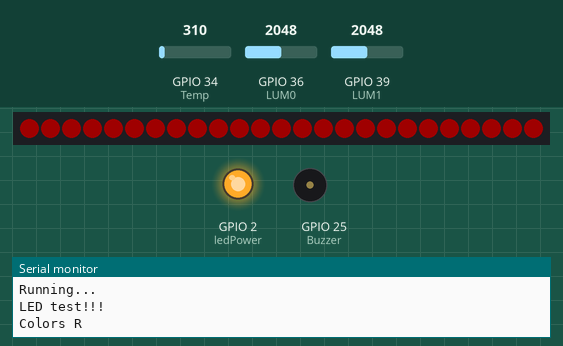
This program was run on a simulated ESP32. On the bench: 25 RGB LEDs in strip order, left to right, output pins drawn as LEDs (lit = HIGH), buzzer (waves = sounding), the last lines printed to the serial monitor. Inputs (shaded band) come from the test bench; at power-on: GPIO 34 (Temp) = 310, GPIO 36 (LUM0) = 2048, GPIO 39 (LUM1) = 2048. Dim RGB values are drawn brighter than linear; a WiFi scan finds three made-up networks.

Above: at 0.6 s.
At 3.7 s:
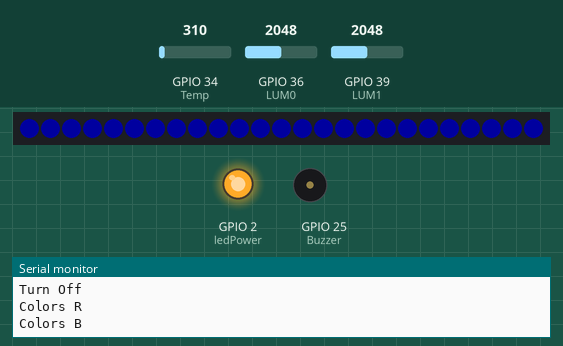
At 6.8 s:
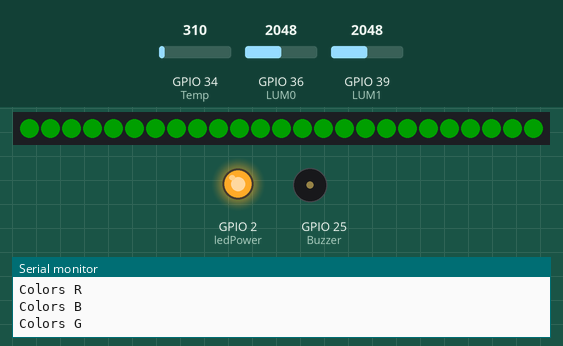
At 27.7 s:
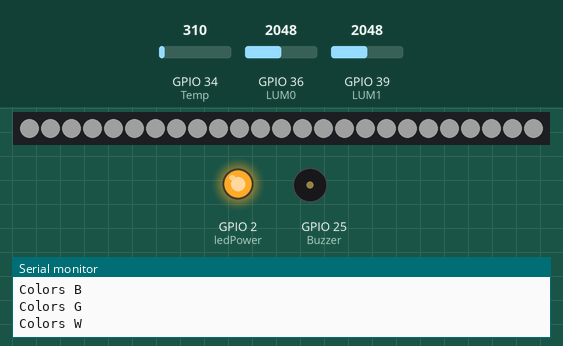
Timing chart, 0 to 40.0 s (numbered marks = the images above):
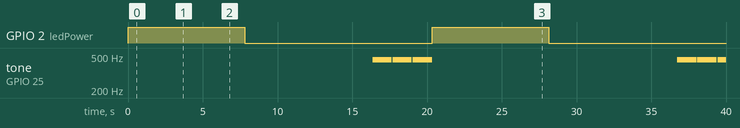

The program:

main.cpp
```cpp
/* BPI:bit Basic Function Test Code*/
#include <Arduino.h>
#include <NeoPixelBus.h>
#include "WiFi.h"

//global config
#define delay_ms 500
#define bout 3

int adTestFreq = 0;
int wifiTestFreq = 0;
int ledTestFreq = 0;
int BuzzerTestFreq = 0;

//Wi-Fi config
const char *ssid = "SSID";
const char *password = "PASSWORD";

//WS2812 config
const uint16_t PixelCount = 25;
const uint8_t PixelPin = 4;
NeoPixelBus<NeoGrbFeature, Neo800KbpsMethod> strip(PixelCount, PixelPin);

#define colorSaturation 32
#define ledPower 2

RgbColor red(colorSaturation, 0, 0);
RgbColor green(0, colorSaturation, 0);
RgbColor blue(0, 0, colorSaturation);
RgbColor white(colorSaturation);
RgbColor black(0);
HslColor hslRed(red);
HslColor hslGreen(green);
HslColor hslBlue(blue);
HslColor hslWhite(white);
HslColor hslBlack(black);

//ADC config
#define LUM0 36 //ADC1_CH0
#define LUM1 39 //ADC1_CH3
#define Temp 34 //ADC2_CH7

int LUM_Value0 = 0;
int LUM_Value1 = 0;
int Temp_value = 0;

//buzzer config
#define Buzzer 25

int brightness = 0;
int fadeAmount = 5;

#define LEDC_CHANNEL_0 0
#define LEDC_TIMER_13_BIT 13
#define LEDC_BASE_FREQ 450

//buttom config
#define BottonA 35
#define BottonB 27

/******************************************
**Function name    : ledcAnalogWrite     **
**Input parameters : LEDC_Channel/Value  **
**Output parameters: None                **
******************************************/
void ledcAnalogWrite(uint8_t channel, uint32_t value)
{
    // calculate duty, 8191 from 2 ^ 13 - 1 (2 ^ LEDC_TIMER_13_BIT - 1)
    //value_MAX = 255
    uint32_t duty = (8191 / 255) * value;
    // write duty to LEDC
    ledcWrite(channel, duty);
}

void setup()
{
    Serial.begin(115200); //Serial Port Config 115200-8-N-1
    while (!Serial)
        ; // wait for serial attach

    Serial.println();
    Serial.println("...........................");
    Serial.println("...........................");
    Serial.println("..   BPI:bit  on power   ..");
    Serial.println("...........................");
    Serial.println("...........................");
    Serial.flush();

    // this resets all the neopixels to an off state
    strip.Begin();
    strip.Show();

    Serial.println();
    Serial.println("BPI-BIT Function Test Demo");
    Serial.println("Running...");
    Serial.println();

    ledcSetup(LEDC_CHANNEL_0, LEDC_BASE_FREQ, LEDC_TIMER_13_BIT);
    ledcAttachPin(Buzzer, LEDC_CHANNEL_0);

    pinMode(ledPower,OUTPUT);
}

void loop()
{
    /*********************************
	 *********************************
	 ***Board:BPI-Webduino:BIT     ***
	 ***Function:LED(WS2812) Test  ***
	 *********************************
	 ********************************/
    Serial.println();
    Serial.println("LED test!!!");
    Serial.println();

    digitalWrite(ledPower,HIGH);//Open WS2812 Power

    for (ledTestFreq = 0; ledTestFreq < bout; ledTestFreq++)
    {
        int i;
        delay(delay_ms);
        Serial.println("Colors R");
        for (i = 0; i <= PixelCount - 1; i++)
        {
            strip.SetPixelColor(i, hslRed);
            strip.Show();
        }

        delay(delay_ms);
        Serial.println("Colors B");
        for (i = 0; i <= PixelCount - 1; i++)
        {
            strip.SetPixelColor(i, hslBlue);
            strip.Show();
        }

        delay(delay_ms);
        Serial.println("Colors G");
        for (i = 0; i <= PixelCount - 1; i++)
        {
            strip.SetPixelColor(i, hslGreen);
            strip.Show();
        }

        delay(delay_ms);
        Serial.println("Colors W");
        for (i = 0; i <= PixelCount - 1; i++)
        {
            strip.SetPixelColor(i, hslWhite);
            strip.Show();
        }

        delay(delay_ms);
        Serial.println("Turn Off");
        for (i = 0; i <= PixelCount - 1; i++)
        {
            strip.SetPixelColor(i, hslBlack);
            strip.Show();
        }

        Serial.println();
    }

    digitalWrite(ledPower, LOW);//Close WS2812 Power

    Serial.println("--Over--");

    /*****************************
	 *****************************
	 ***Board:BPI-Webduino:BIT ***
	 ***Function:ADC Test      ***
	 *****************************
	 ****************************/
    Serial.println();
    Serial.println("ADC test!!!");
    Serial.println();
    for (adTestFreq = 0; adTestFreq < bout; adTestFreq++)
    {
        // turn the LED on (HIGH is the voltage level)
        LUM_Value0 = analogRead(LUM0);
        LUM_Value1 = analogRead(LUM1);
        Temp_value = analogRead(Temp);

        Serial.println();
        Serial.println("----LUM&Temp Test(AD Test)----");

        //LUM0--ADC1_CH0-Pin:IO36
        Serial.print("LUM0:");
        Serial.print(LUM_Value0);
        Serial.println();

        //LUM1--ADC1_CH3-Pin:IO39
        Serial.print("LUM1:");
        Serial.print(LUM_Value1);
        Serial.println();

        //Temp--ADC2_CH7-Pin:IO27
        Serial.print("TEMP:");
        Serial.print(Temp_value);
        Serial.println();

        delay(1500);
        Serial.println();
    }

    Serial.println("--Over--");

    /*****************************
	 *****************************
	 ***Board:BPI-Webduino:BIT ***
	 ***Function:Wi-Fi Test    ***
	 *****************************
	 ****************************/
    Serial.println();
    Serial.println("Wi-Fi test!!!");
    Serial.println();

    // //Wi-Fi connect
    // Serial.print("Connecting to ");
    // Serial.println(ssid);
    // WiFi.begin(ssid, password);
    // while (WiFi.status() != WL_CONNECTED)
    // {
    //     delay(500);
    //     Serial.print(".");
    // }
    // Serial.println("WiFi connected");
    // Serial.println("IP address: ");
    // Serial.println(WiFi.localIP());
    // Serial.println("Setup done");
    // Serial.println("");
    // WiFi.disconnect();

    for (wifiTestFreq = 0; wifiTestFreq < 1; wifiTestFreq++)
    {
        Serial.println("scan start");

        // WiFi.scanNetworks will return the number of networks found
        int n = WiFi.scanNetworks();
        Serial.println("scan done");
        if (n == 0)
        {
            Serial.println("no networks found");
        }
        else
        {
            Serial.print(n);
            Serial.println(" networks found");
            for (int j = 0; j < n; ++j)
            {
                // Print SSID and RSSI for each network found
                Serial.print(j + 1);
                Serial.print(": ");
                Serial.print(WiFi.SSID(j));
                Serial.print(" (");
                Serial.print(WiFi.RSSI(j));
                Serial.print(")");
                Serial.println((WiFi.encryptionType(j) == WIFI_AUTH_OPEN) ? " " : "*");
                delay(10);
            }
        }
        Serial.println("");

        // Wait a bit before scanning again
        delay(2000);
    }

    Serial.println("--Over--");

    /*****************************
	 *****************************
	 ***Board:BPI-Webduino:BIT ***
	 ***Function:Buzzer Test   ***
	 *****************************
	 ****************************/
    Serial.println();
    Serial.println("Buzzer Test!!!");
    Serial.println();

    Serial.println("Buzzer is fading");
    for (BuzzerTestFreq = 0; BuzzerTestFreq < bout; BuzzerTestFreq++)
    {
        for (brightness = 0; brightness < 255; brightness++)
        {
            Serial.print(".");
            // set the brightness on LEDC channel 0
            ledcAnalogWrite(LEDC_CHANNEL_0, brightness);

            // change the brightness for next time through the loop:
            brightness = brightness + fadeAmount;

            // reverse the direction of the fading at the ends of the fade:
            if (brightness <= 0 || brightness >= 255)
            {
                fadeAmount = -fadeAmount;
            }
            // wait for 30 milliseconds to see the dimming effect
            delay(30);
        }

        Serial.println();
        ledcAnalogWrite(LEDC_CHANNEL_0, 0);
    }
    Serial.println("--Over--");
    Serial.println("");
    Serial.println("---------Test Over !!!---------");
    Serial.println("");
    Serial.println("");
    Serial.println("");
}
```

Measured:
- by itself, GPIO 2 (ledPower): alternates HIGH for 7.8 s and LOW for 12.5 s
- by itself, tone on GPIO 25 (Buzzer): plays 450 Hz for 1.3 s, 450 Hz for 1.3 s, 450 Hz for 1.3 s, 450 Hz for 1.3 s, 450 Hz for 1.3 s, 450 Hz for 0.56 s
- what the display in image 0 shows lasts 0.6 s, from 0.5 s to 1.1 s
